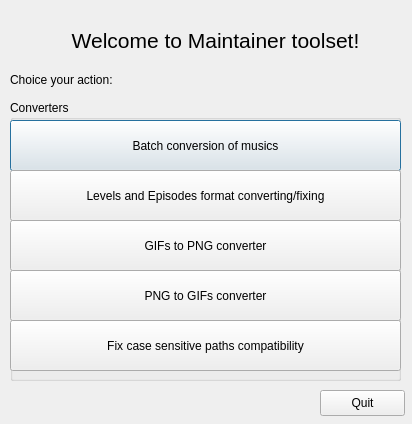
<?xml version="1.0" encoding="UTF-8"?>
<ui version="4.0">
 <class>MaintainerMain</class>
 <widget class="QDialog" name="MaintainerMain">
  <property name="geometry">
   <rect>
    <x>0</x>
    <y>0</y>
    <width>412</width>
    <height>424</height>
   </rect>
  </property>
  <property name="windowTitle">
   <string>Maintainer Main Menu</string>
  </property>
  <widget class="QLabel" name="label">
   <property name="geometry">
    <rect>
     <x>20</x>
     <y>10</y>
     <width>391</width>
     <height>61</height>
    </rect>
   </property>
   <property name="font">
    <font>
     <pointsize>16</pointsize>
    </font>
   </property>
   <property name="text">
    <string>Welcome to Maintainer toolset!</string>
   </property>
   <property name="alignment">
    <set>Qt::AlignCenter</set>
   </property>
  </widget>
  <widget class="QGroupBox" name="groupBox">
   <property name="geometry">
    <rect>
     <x>10</x>
     <y>100</y>
     <width>391</width>
     <height>281</height>
    </rect>
   </property>
   <property name="title">
    <string>Converters</string>
   </property>
   <widget class="QPushButton" name="music_converter_batch">
    <property name="geometry">
     <rect>
      <x>0</x>
      <y>20</y>
      <width>391</width>
      <height>51</height>
     </rect>
    </property>
    <property name="toolTip">
     <string>Convert audio files between various formats and converting sample rates</string>
    </property>
    <property name="text">
     <string>Batch conversion of musics</string>
    </property>
   </widget>
   <widget class="QPushButton" name="episode_converter">
    <property name="geometry">
     <rect>
      <x>0</x>
      <y>70</y>
      <width>391</width>
      <height>51</height>
     </rect>
    </property>
    <property name="toolTip">
     <string>Converts levels and episodes between different formats and tries to fix old files with some damages.</string>
    </property>
    <property name="text">
     <string>Levels and Episodes format converting/fixing</string>
    </property>
   </widget>
   <widget class="QPushButton" name="gifs2png_converter">
    <property name="geometry">
     <rect>
      <x>0</x>
      <y>120</y>
      <width>391</width>
      <height>51</height>
     </rect>
    </property>
    <property name="toolTip">
     <string>Converts pair of GIF (frontend and mask) graphics into merged sprite in PNG format with semi-transparency support.</string>
    </property>
    <property name="text">
     <string>GIFs to PNG converter</string>
    </property>
   </widget>
   <widget class="QPushButton" name="png2gifs_converter">
    <property name="geometry">
     <rect>
      <x>0</x>
      <y>170</y>
      <width>391</width>
      <height>51</height>
     </rect>
    </property>
    <property name="toolTip">
     <string>Converts regular PNG graphics into pair of GIF files (frontend and it's mask) compatible with bitblit algorithm (required by SMBX legacy engine).</string>
    </property>
    <property name="text">
     <string>PNG to GIFs converter</string>
    </property>
   </widget>
   <widget class="QPushButton" name="pathcase_fixer">
    <property name="geometry">
     <rect>
      <x>0</x>
      <y>220</y>
      <width>391</width>
      <height>51</height>
     </rect>
    </property>
    <property name="toolTip">
     <string>Fixes case mismatches of the paths in file system and in the references in levels, world maps and some config files.</string>
    </property>
    <property name="text">
     <string>Fix case sensitive paths compatibility</string>
    </property>
   </widget>
  </widget>
  <widget class="QPushButton" name="quitOut">
   <property name="geometry">
    <rect>
     <x>320</x>
     <y>390</y>
     <width>85</width>
     <height>26</height>
    </rect>
   </property>
   <property name="text">
    <string>Quit</string>
   </property>
  </widget>
  <widget class="QLabel" name="label_2">
   <property name="geometry">
    <rect>
     <x>10</x>
     <y>70</y>
     <width>391</width>
     <height>20</height>
    </rect>
   </property>
   <property name="text">
    <string>Choice your action:</string>
   </property>
  </widget>
 </widget>
 <layoutdefault spacing="6" margin="11"/>
 <resources/>
 <connections/>
</ui>
